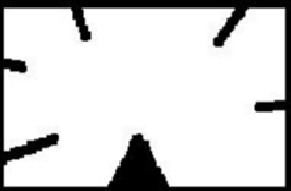
#> input picture U8/shape.png, 291 x 191 px
$ python '3 霍夫圆检测.py'
#> lines starting #> are read from the running program, lines starting #| are printed output that depends on the picture; after the words box and inside, x2 and y2 are one past the last pixel; in counts of white or black regions, pixels touching at a corner belong together
#!/usr/bin/env python3
# -*- coding:UTF8 -*-
"""
霍夫圆简检测
cv2.HoughCircles()，函数返回值为圆心坐标（x,y）圆半径R。
其函数原型为： HoughCircles(image, method, dp, minDist[, circles[, param1[, param2[, minRadius[, maxRadius]]]]]) -> circles
重点参数解析：
    method：定义检测图像中圆的方法。目前唯一实现的方法是cv2.HOUGH_GRADIENT；
    dp：累加器分辨率与图像分辨率的反比。dp获取越大，累加器数组越小；
    minDist：检测到的圆的中心，（x,y）坐标之间的最小距离。如果minDist太小，则可能导致检测到多个相邻的圆。如果minDist太大，
    则可能导致很多圆检测不到；
    param1：用于处理边缘检测的梯度值方法；
    param2：cv2.HOUGH_GRADIENT方法的累加器阈值。阈值越小，检测到的圈子越多；
    minRadius：半径的最小大小（以像素为单位）；
    maxRadius：半径的最大大小（以像素为单位）。
"""
import cv2 as cv

def main():
    img = cv.imread('shape.png')
#> img is the input picture: shape (191, 291, 3); min 0, max 255, mean 212.4
    gray = cv.cvtColor(img, cv.COLOR_BGR2GRAY)
    ret, thresh = cv.threshold(gray, 230, 255, cv.THRESH_BINARY)
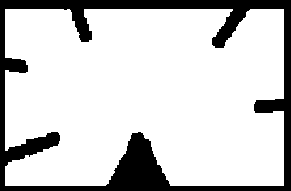
#> thresh: shape (191, 291); 81% white; 1 black region, box (x1, y1, x2, y2) and area: (0, 0, 291, 191) 10578
    edges = cv.Canny(thresh, 30, 90)
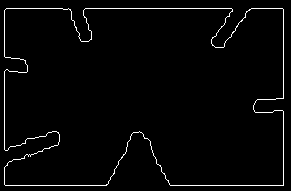
#> edges: shape (191, 291); 2.4% white in thin lines or dots, all inside (x1, y1, x2, y2) = (4, 8, 284, 186)
    cv.imshow('lines', thresh)
    cv.waitKey(0)
    circles = cv.HoughCircles(edges, cv.HOUGH_GRADIENT, 1, 50, param1 = 100, param2 = 30, minRadius = 50,
                              maxRadius = 300)
#> circles = None
    for x, y, r in circles[0]:
        cv.circle(img, (x, y), r, (0, 255, 0), 2, cv.LINE_AA)
        cv.circle(img, (x, y), 3, (255, 255, 255), -1, cv.LINE_AA)
#> this loop made 0 passes
    cv.imshow('lines', img)
    cv.waitKey(0)
    cv.destroyWindow('lines')

if __name__ == '__main__':
#> (the run stopped early here; a loop or call above may not have finished)

$ run again, with U8/j.png copied over U8/shape.png
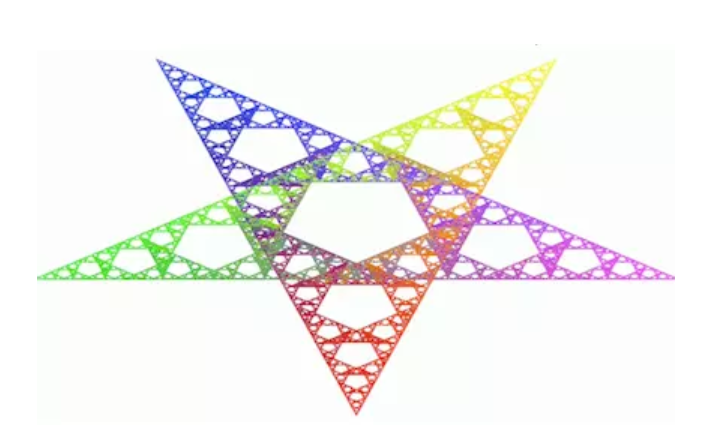
#> input picture U8/j.png, 727 x 425 px
#> in main, img is the input picture: shape (425, 727, 3); mean B, G, R 238.9, 241, 242.9
#> thresh: shape (425, 727); 86.1% white; 15 black regions (10 under 20 px), largest, box (x1, y1, x2, y2) and area: (37, 58, 675, 416) 42544, (465, 90, 502, 103) 174, (525, 73, 543, 101) 147, (507, 78, 514, 86) 29, (489, 85, 498, 91) 21
#> in main, `edges = cv.Canny(thresh, 30, 90)`:
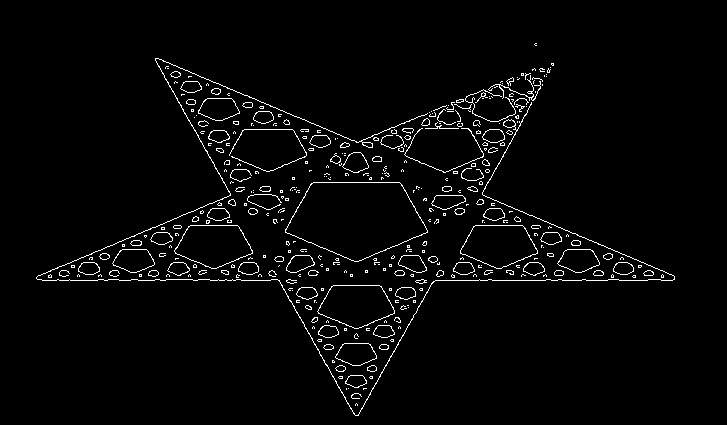
#> edges: shape (425, 727); 2.7% white in thin lines or dots, all inside (x1, y1, x2, y2) = (36, 43, 675, 416)
#> circles = 53 rows, first 8: [293.5, 15.5, 252.1], [433.5, 273.5, 144.7], [274.5, 271.5, 143.9], [352.5, 175.5, 131.3], [448.5, 36.5, 244.4], [216.5, 280.5, 181.4], [356.5, 85.5, 163], [356.5, 398.5, 244.3]
#> the loop in main, `for x, y, r in circles[0]:` made 53 passes
#> after the loop in main, `for x, y, r in circles[0]:`:
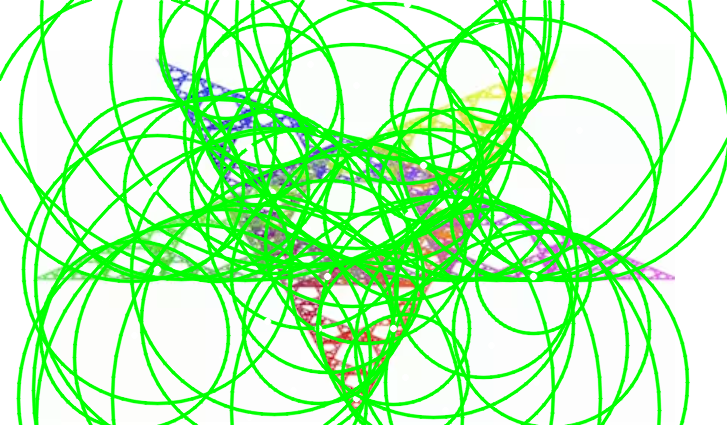
#> img: shape (425, 727, 3); mean B, G, R 177.3, 248.6, 178.9
